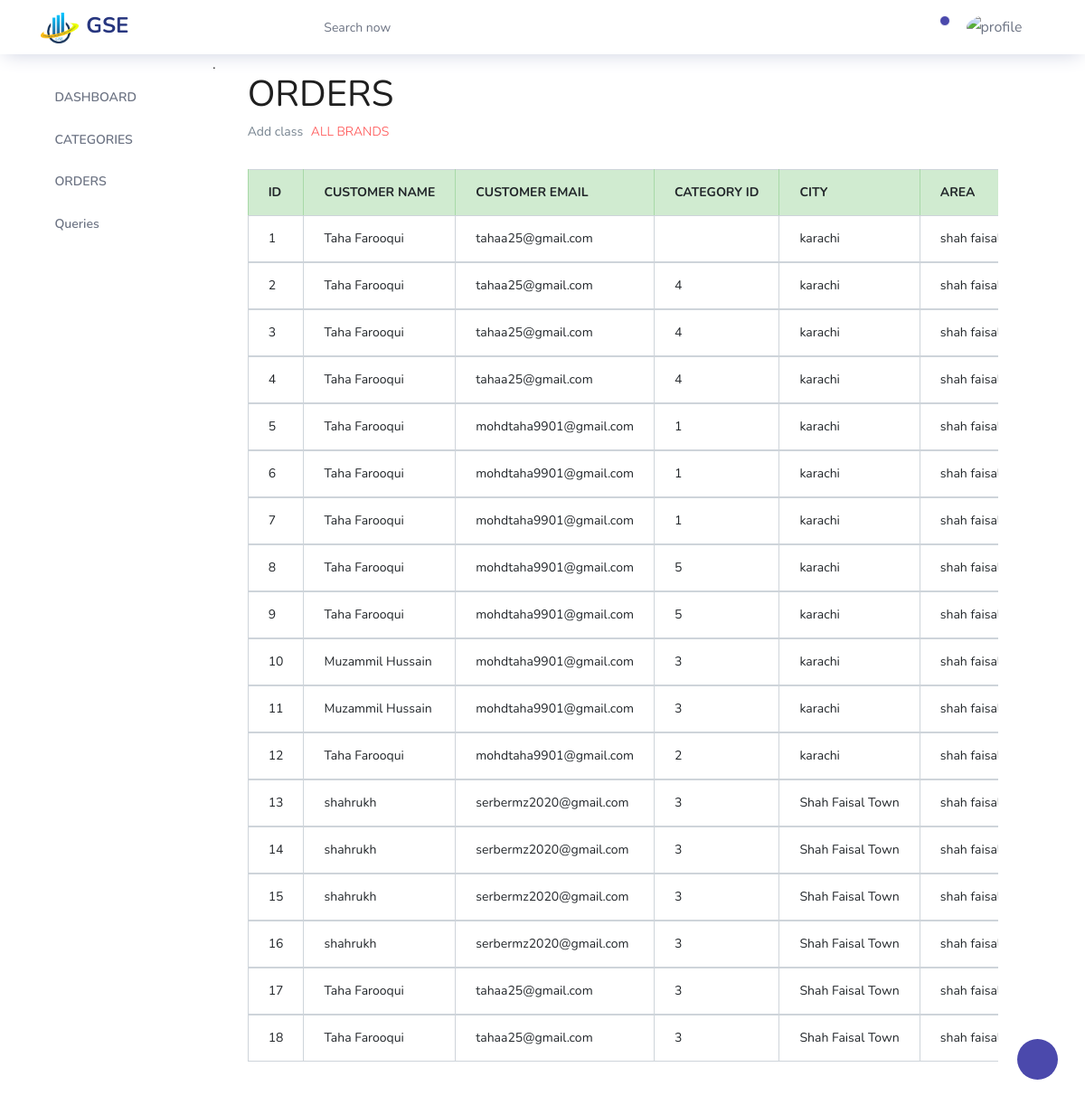
The page /admin_panel/all_orders.php (signed in) on the database its author committed.
### tables this page shows
CREATE TABLE `orders` (
  `order_id` int(11) NOT NULL,
  `order_name` varchar(255) NOT NULL,
  `order_email` varchar(255) NOT NULL,
  `order_category` varchar(255) NOT NULL,
  `order_city` varchar(255) NOT NULL,
  `order_area` varchar(255) NOT NULL,
  `order_address` varchar(255) NOT NULL
);

### admin_panel/all_orders.php (the view, shortened to what this page needs)
<?php  include 'session.php';
include 'header.php';?>
<?php include'../config.php';
?>
<?php
$query = "SELECT * FROM  orders";
$result = mysqli_query($con, $query);
?>
<!DOCTYPE html>
<html lang="en">
<head>
    <title>All Orders</title>.
    <link rel="stylesheet" href="assets/vendors/feather/feather.css">
  <link rel="stylesheet" href="assets/vendors/ti-icons/css/themify-icons.css">
  <link rel="stylesheet" href="assets/vendors/css/vendor.bundle.base.css">
  <link rel="stylesheet" href="assets/css/vertical-layout-light/style.css">
</head>
<body>
<div class="col-lg-9 grid-margin stretch-card">
              <div class="card">
                <div class="card-body">
                  <h4 class="display-3"><b>ORDERS</b></h4>
                  <p class="card-description">
                    Add class <code>ALL BRANDS</code>
                  </p>
                  <div class="table-responsive pt-3">
                    <table class="table table-bordered ">
                      <thead>
                        <tr class="table-success text-uppercase">
                          <th>
                            ID
                          </th>
                          <th>
                            customer name
                          </th>
                          <th>
                            customer email
                          </th>
                          <th>
                            Category ID
                          </th>
                          <th>
                            city
                          </th>
                          <th>
                            area
                          </th>
                        </tr>
                        <?php
foreach($result as $res){
?>
                      </thead>
                      <tbody>
                          <tr>
     <td> <?php echo  $res['order_id']; ?>  </td>
    <td> <?php echo  $res['order_name']; ?>  </td>
    <td> <?php echo  $res['order_email']; ?>  </td>
    <td> <?php echo  $res['order_category']; ?>  </td>
    <td> <?php echo  $res['order_city']; ?>  </td>
    <td> <?php echo  $res['order_area']; ?>  </td>
</tr>
                      </tbody>
                      <?php
}
?>
                    </table>
                  </div>
                </div>
              </div>
            </div>
</body>
</html>

### rows shown on the page
orders: order_id "1", order_name "Taha Farooqui", order_email "tahaa25@gmail.com", order_city "karachi", order_area "shah…"
orders: order_id "2", order_name "Taha Farooqui", order_email "tahaa25@gmail.com", order_category "4", order_city "karachi", order_area "shah…"
orders: order_id "3", order_name "Taha Farooqui", order_email "tahaa25@gmail.com", order_category "4", order_city "karachi", order_area "shah…"
orders: order_id "4", order_name "Taha Farooqui", order_email "tahaa25@gmail.com", order_category "4", order_city "karachi", order_area "shah…"
orders: order_id "5", order_name "Taha Farooqui", order_email "mohdtaha9901@gmail.com", order_category "1", order_city "karachi", order_area "shah…"
orders: order_id "6", order_name "Taha Farooqui", order_email "mohdtaha9901@gmail.com", order_category "1", order_city "karachi", order_area "shah…"
orders: order_id "7", order_name "Taha Farooqui", order_email "mohdtaha9901@gmail.com", order_category "1", order_city "karachi", order_area "shah…"
orders: order_id "8", order_name "Taha Farooqui", order_email "mohdtaha9901@gmail.com", order_category "5", order_city "karachi", order_area "shah…"
orders: order_id "9", order_name "Taha Farooqui", order_email "mohdtaha9901@gmail.com", order_category "5", order_city "karachi", order_area "shah…"
orders: order_id "10", order_name "Muzammil Hussain", order_email "mohdtaha9901@gmail.com", order_category "3", order_city "karachi", order_area "shah…"
orders: order_id "11", order_name "Muzammil Hussain", order_email "mohdtaha9901@gmail.com", order_category "3", order_city "karachi", order_area "shah…"
orders: order_id "12", order_name "Taha Farooqui", order_email "mohdtaha9901@gmail.com", order_category "2", order_city "karachi", order_area "shah…"
orders: order_id "13", order_name "shahrukh", order_email "serbermz2020@gmail.com", order_category "3", order_city "Shah Faisal Town", order_area "shah…"
orders: order_id "14", order_name "shahrukh", order_email "serbermz2020@gmail.com", order_category "3", order_city "Shah Faisal Town", order_area "shah…"
orders: order_id "15", order_name "shahrukh", order_email "serbermz2020@gmail.com", order_category "3", order_city "Shah Faisal Town", order_area "shah…"
orders: order_id "16", order_name "shahrukh", order_email "serbermz2020@gmail.com", order_category "3", order_city "Shah Faisal Town", order_area "shah…"
orders: order_id "17", order_name "Taha Farooqui", order_email "tahaa25@gmail.com", order_category "3", order_city "Shah Faisal Town", order_area "shah…"
orders: order_id "18", order_name "Taha Farooqui", order_email "tahaa25@gmail.com", order_category "3", order_city "Shah Faisal Town", order_area "shah…"
